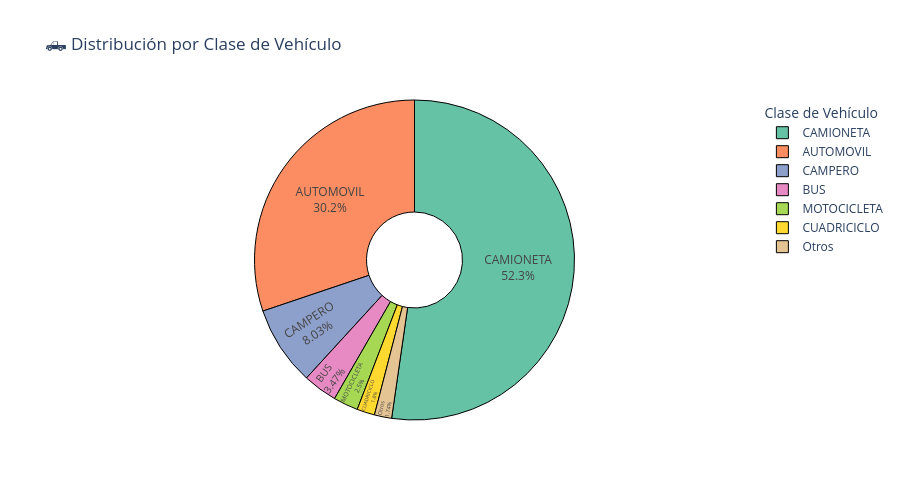

The notebook cell saved with this chart:
### Code cell
# 🛻 Gráfica dinámica: Distribución por clase de vehículo
import plotly.express as px

if df is not None and not df.empty:
    # ✅ Calcular distribución de clases
    class_counts = df["CLASE"].value_counts()

    # ✅ Agrupar clases menores al 1% en "Otros"
    threshold = class_counts.sum() * 0.01
    small_classes = class_counts[class_counts < threshold].index
    df["CLASE"] = df["CLASE"].replace(small_classes, "Otros")

    # ✅ Recalcular distribución
    class_counts = df["CLASE"].value_counts().reset_index()
    class_counts.columns = ["Clase", "Cantidad"]

    print("🛻 Creando gráfica de distribución por clase de vehículo...")

    # ✅ Crear gráfico circular con Plotly
    fig_clase = px.pie(
        class_counts,
        names="Clase",
        values="Cantidad",
        title="🛻 Distribución por Clase de Vehículo",
        color="Clase",
        color_discrete_sequence=px.colors.qualitative.Set2,  # 🎨 Colores suaves y agradables
        hole=0.3  # 🔘 estilo donut (más moderno)
    )

    # ✅ Ajustes visuales
    fig_clase.update_traces(
        textposition="inside",
        textinfo="percent+label",  # muestra porcentaje y nombre
        marker=dict(line=dict(color="black", width=1))  # borde negro estilo uniforme
    )

    fig_clase.update_layout(
        height=500,
        showlegend=True,
        legend_title_text="Clase de Vehículo",
        plot_bgcolor="white"
    )

    fig_clase.show()

else:
    print("❌ No hay datos disponibles para crear la gráfica de clases de vehículo")

### Figure 1 — Plotly figure (JSON) as saved in the notebook; plotly's stock layout.template omitted (floating-point values rounded to 4 significant figures)
{"data": [{"customdata": [["CAMIONETA"], ["AUTOMOVIL"], ["CAMPERO"], ["BUS"], ["MOTOCICLETA"], ["CUADRICICLO"], ["Otros"]], "domain": {"x": [0, 1], "y": [0, 1]}, "hole": 0.3, "hovertemplate": "Clase=%{customdata[0]}<br>Cantidad=%{value}<extra></extra>", "labels": ["CAMIONETA", "AUTOMOVIL", "CAMPERO", "BUS", "MOTOCICLETA", "CUADRICICLO", "Otros"], "legendgroup": "", "marker": {"colors": ["rgb(102,194,165)", "rgb(252,141,98)", "rgb(141,160,203)", "rgb(231,138,195)", "rgb(166,216,84)", "rgb(255,217,47)", "rgb(229,196,148)"], "line": {"color": "black", "width": 1}}, "name": "", "showlegend": true, "textinfo": "percent+label", "textposition": "inside", "type": "pie", "values": [29565, 17061, 4541, 1962, 1416, 1016, 984]}], "layout": {"height": 500, "legend": {"title": {"text": "Clase de Vehículo"}, "tracegroupgap": 0}, "piecolorway": ["rgb(102,194,165)", "rgb(252,141,98)", "rgb(141,160,203)", "rgb(231,138,195)", "rgb(166,216,84)", "rgb(255,217,47)", "rgb(229,196,148)", "rgb(179,179,179)"], "plot_bgcolor": "white", "showlegend": true, "title": {"text": "🛻 Distribución por Clase de Vehículo"}}}
